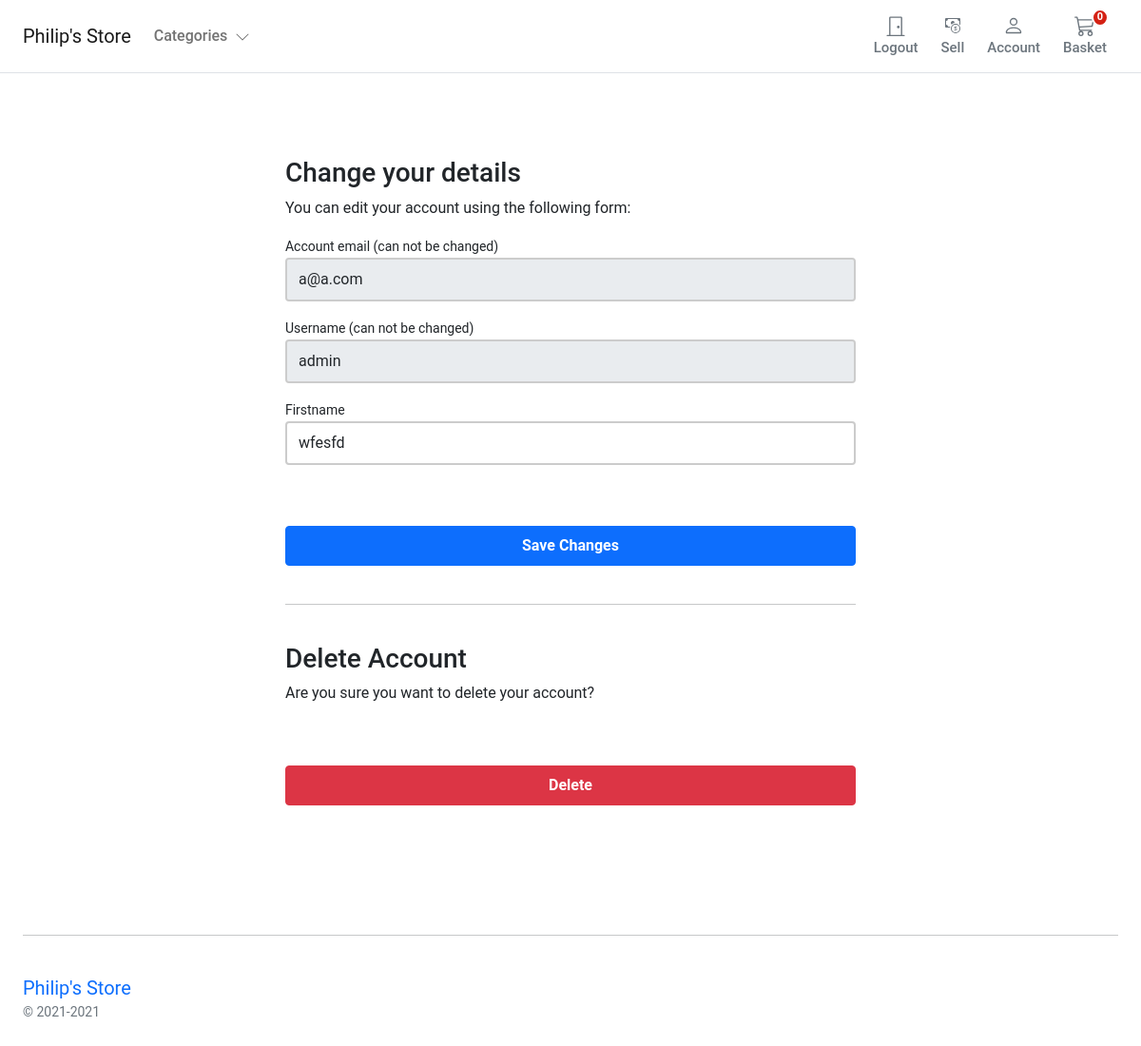
Page /account/profile/edit/ (signed in) on the earlier database version.
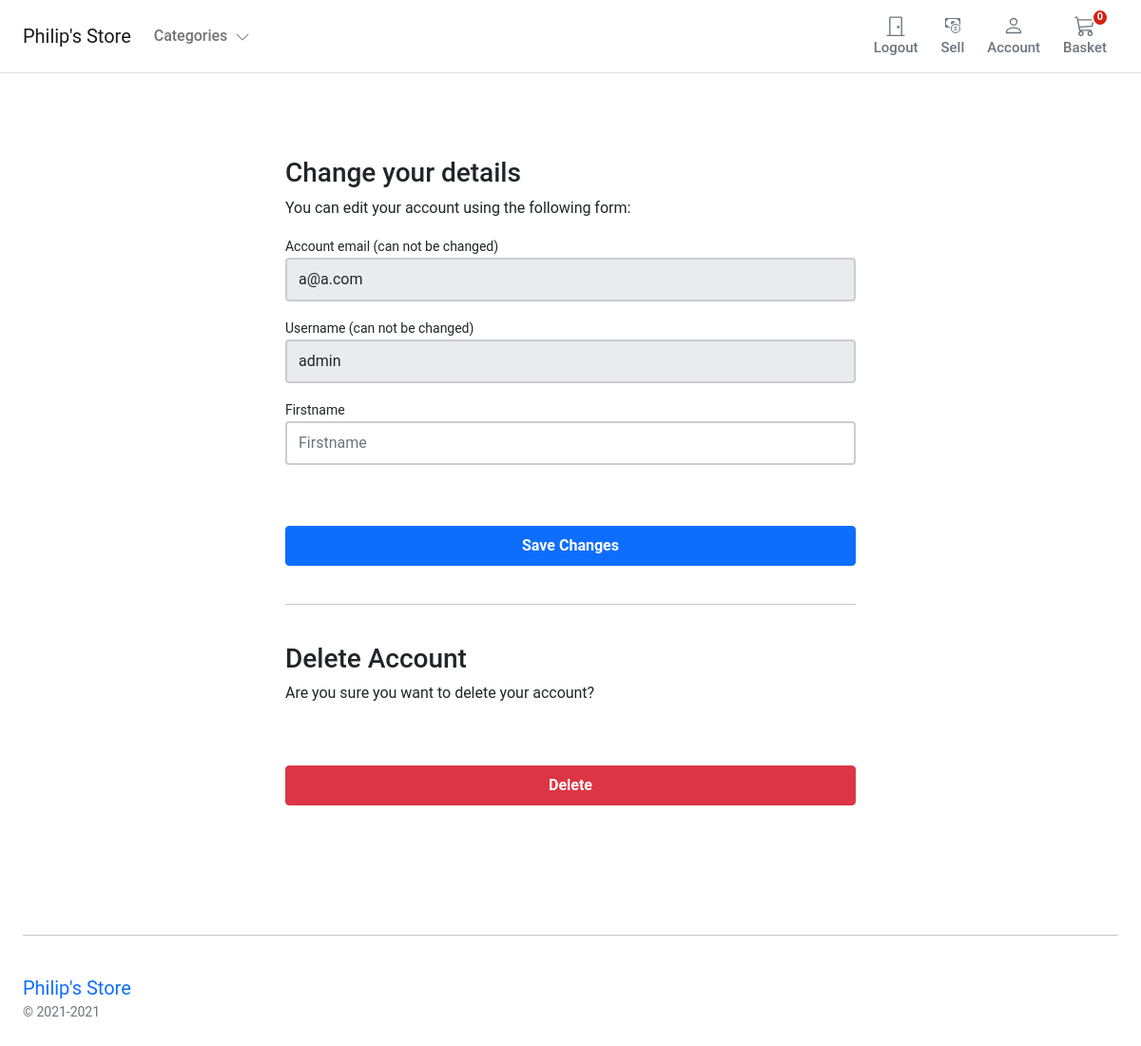
Same page on the later database version.
### account/models.py (models this page shows, shortened)
class UserBase(AbstractBaseUser, PermissionsMixin):
    email = models.EmailField(_('email address'), unique=True)
    user_name = models.CharField(max_length=150, unique=True)
    first_name = models.CharField(max_length=150, blank=True)
    about = models.TextField(_('about'), max_length=500, blank=True)
    phone_number = models.CharField(max_length=15, blank=True)
    postcode = models.CharField(max_length=12, blank=True)
    address_line_1 = models.CharField(max_length=150, blank=True)
    address_line_2 = models.CharField(max_length=150, blank=True)
    town_city = models.CharField(max_length=150, blank=True)
    is_active = models.BooleanField(default=False)
    is_staff = models.BooleanField(default=False)
    created = models.DateTimeField(auto_now_add=True)
    updated = models.DateTimeField(auto_now=True)
    objects = CustomAccountManager()
    USERNAME_FIELD = 'email'
    REQUIRED_FIELDS = ['user_name']
    class Meta:
        verbose_name = "Accounts"
        verbose_name_plural = "Accounts"

### account/views.py (the view)
# urls.py: path('profile/edit/', views.edit_details, name='edit_details'),
@login_required
def edit_details(request):
    if request.method == 'POST':
        user_form = UserEditForm(instance=request.user, data=request.POST)
        if user_form.is_valid():
            user_form.save()
    else:
        user_form = UserEditForm(instance=request.user)
    return render(request, 'account/user/edit_details.html', {'user_form': user_form})

### account/forms.py
class UserEditForm(forms.ModelForm):
    email = forms.EmailField(
        label='Account email (can not be changed)', max_length=200, widget=forms.TextInput(
            attrs={'class': 'form-control mb-3', 'placeholder': 'email', 'id': 'form-email', 'readonly': 'readonly'}))
    user_name = forms.CharField(
        label='Username (can not be changed)', min_length=4, max_length=50, widget=forms.TextInput(
            attrs={'class': 'form-control mb-3', 'placeholder': 'Username', 'id': 'form-username', 'readonly': 'readonly'}))
    first_name = forms.CharField(
        label='Firstname', min_length=4, max_length=50, widget=forms.TextInput(
            attrs={'class': 'form-control mb-3', 'placeholder': 'Firstname', 'id': 'form-firstname'}))
    class Meta:
        model = UserBase
        fields = ('email', 'user_name', 'first_name',)
    def __init__(self, *args, **kwargs):
        super().__init__(*args, **kwargs)
        self.fields['user_name'].required = True
        self.fields['email'].required = True

### basket/basket.py (called while the page is built)
    def __len__(self):
        return sum(item['qty'] for item in self.basket.values())

### basket/context_processors.py (called while the page is built)
def basket(request):
    return {'basket': Basket(request)}

### templates/account/user/edit_details.html (shortened to what this page needs)
{% extends "../../store/base.html" %}
{% block content %}
<div class="container-fluid">
    <div class="row no-gutter">
        <div class="col-md-12">
            <div class="login d-flex align-items-center py-5">
                <div class="container">
                    <div class="row">
                        <div class="col-12 col-lg-7  mx-auto">
                <form class="account-form px-4 pt-4" method="post" enctype="multipart/form-data">
                    {% if user_form.is_valid and profile_form.is_valid  %}
                    <div class="alert alert-primary" role="alert">
                        Details successfully updated!
                    </div>
                    <p class="small text-center pt-0">
                        <a href="{% url "account:dashboard" %}">Back to Dashboard</a>
                    </p>
                    {%else%}
                    <h3>Change your details</h3>
                    <p>You can edit your account using the following form:</p>
                    {% endif %}
                    <label class="small font-weight-bold">{{ user_form.email.label}}</label>
                    {{ user_form.email }}
                    <label class="small font-weight-bold">{{ user_form.user_name.label}}</label>
                    {{ user_form.user_name }}
                    <label class="small font-weight-bold">{{ user_form.first_name.label}}</label>
                    {{ user_form.first_name }}
                    <button class="btn btn-primary btn-block py-2 mb-4 mt-5 fw-bold w-100" type="submit"
                        value="Save changes">Save Changes</button>
                    <hr class="mb-3">
                </form>
                     <form class="account-form px-4" action="{% url "account:delete_user" %}" method="post">
                        <p class=" h3 pt-4 font-weight-bold">Delete Account</p>
                        <p>Are you sure you want to delete your account?</p>
                        <button type="submit" role="button"
                            class="btn btn-danger btn-block py-2 mb-4 mt-5 fw-bold w-100">Delete</button>
                    </form>
                        </div>
                    </div>
                </div>
            </div>
        </div>
    </div>
</div>
{% endblock %}

Differences in the rows shown:
changed UserBase "a@a.com": first_name "wfesfd" → (not shown)
